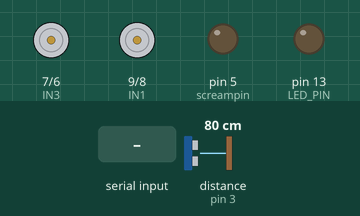
Recording of a sketch running on a simulated Arduino Uno, built with avr-gcc and run on an emulated ATmega328P. Shown: motor-driver pin pairs drawn as motors (green arrow = first pin HIGH = forward, orange = second pin HIGH = backward, longer = more drive), output pins drawn as LEDs (lit = HIGH). Wiring (inferred from the names in the program): ultrasonic range finder: trigger pin 2; echo pin 3. Inputs (shaded band) come from the test bench; at power-on: distance to the obstacle (sensor on pin 3) 80 cm. The echo pulse lasts 58.3 µs per cm; pins used as bus, display or sensor lines are not drawn; what the sketch prints to the serial monitor is not drawn.

Above: at 1.2 s.
1.3 s: "l" received over Serial
At 1.9 s:
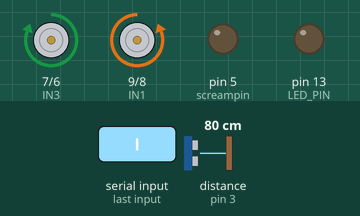
2.8 s: "1" received over Serial
At 3.5 s:
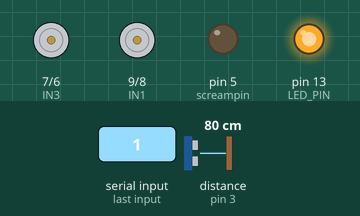
4.3 s: "r" received over Serial
At 5.5 s:
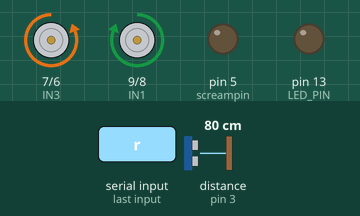
5.8 s: "f" received over Serial
At 6.5 s:
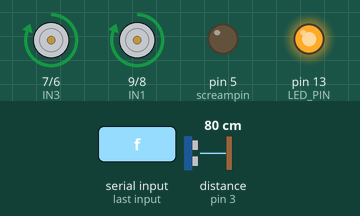
7.3 s: "b" received over Serial
At 8.1 s:
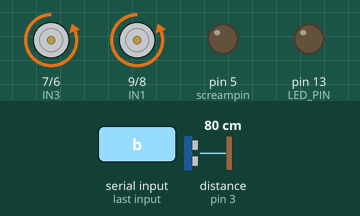
8.8 s: "0" received over Serial
At 9.1 s:
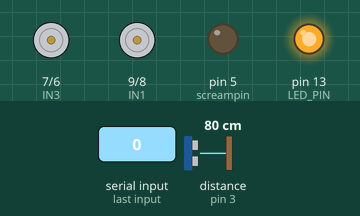
Timing chart, 0 to 11.3 s (numbered marks = the images above; inputs shaded):
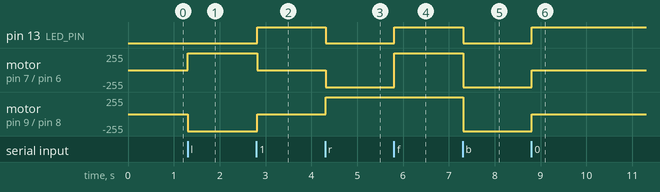

The sketch:

arduino-1561434619.ino
```cpp
int IN1 = 9;       //control pin for first motor
int IN2 = 8;       //control pin for first motor
int IN3 = 7;        //control pin for second motor
int IN4 = 6;        //control pin for second motor

long duration;
int distance;
bool scream = false;
const int trigPin = 2;
const int echoPin = 3;
int maxdist = 50;
int screampin = 5;
bool blinkState=true;
#define LED_PIN 13
void setup() {
  pinMode(IN1, OUTPUT);
  pinMode(IN2, OUTPUT);
  pinMode(IN3, OUTPUT);
  pinMode(IN4, OUTPUT);
  pinMode(trigPin, OUTPUT); // Sets the trigPin as an Output
  pinMode(echoPin, INPUT); // Sets the echoPin as an Input
  pinMode(screampin, OUTPUT); //SCREAMPIN OUT
  analogWrite(screampin,0);
  Serial.begin(400000);
  pinMode(LED_PIN, OUTPUT);
}
int maxtime=30;
unsigned long timeout=50000;
unsigned long timeTook=0;
unsigned long currentMicros=1;
int getdist(){
  currentMicros=micros();

  digitalWrite(trigPin, LOW);
  delayMicroseconds(2);
  digitalWrite(trigPin, HIGH);
  delayMicroseconds(10);
  digitalWrite(trigPin, LOW);
  duration = pulseIn(echoPin, HIGH,50000);
  distance= duration*0.034/2; // in cm
  //Serial.print("Took: ");
  timeTook=micros()-currentMicros;
  //Serial.println(timeTook);
  //Serial.print("Equation: ");
  //Serial.println(timeout-timeTook);
  delayMicroseconds(timeout-timeTook);
  if(distance <= 4){
  return;
  }
  return distance;
}

void track1(int x){
 if(x > 0){
    Serial.println("t1 fw");
    digitalWrite(IN3, HIGH);
    digitalWrite(IN4, LOW);
 }
 else if(x < 0){
    Serial.println("t1 bk");
    digitalWrite(IN3, LOW);
    digitalWrite(IN4, HIGH);
 }
 else{
 Serial.println("t1 st");
 digitalWrite(IN3, LOW);
 digitalWrite(IN4, LOW);
 }
}
void bkld(){
blinkState = !blinkState;
digitalWrite(LED_PIN, blinkState);
}
//Pins 1 and 2
void track2(int x){

 if(x > 0){
    Serial.println("t2 fw");
    digitalWrite(IN1, HIGH);
    digitalWrite(IN2, LOW);
    return;
 }
 else if(x < 0){
    Serial.println("t2 bk");
    digitalWrite(IN1, LOW);
    digitalWrite(IN2, HIGH);
    return;
 }
 else{
 Serial.println("t2 st");
 digitalWrite(IN1, LOW);
 digitalWrite(IN2, LOW);
 return;
 }
}

unsigned long previousMillis = 0;
int indata;
byte byteData;
long interval = 10;
void loop() {
   if (millis() - previousMillis >= interval) {
   distance=getdist();
   Serial.print("dist_");
   if(distance > 278){
    Serial.print(distance);
    Serial.println("+");
   }else{
    Serial.println(distance);
   }
   if (Serial.available() > 0) {
   indata=Serial.read();
   indata;
   if(indata){bkld();}
   byteData=(int)indata;
   Serial.println(indata);
   if(indata == 108){
    track1(1);
    track2(-1);
   }
   else if(indata == 114){
    track1(-1);
    track2(1);
   }
   else if(indata == 102){
    track1(1);
    track2(1);
   }
   else if(indata == 98){
    track1(-1);
    track2(-1);
   }else{
    Serial.print("UN_");
    Serial.println(indata);
    track1(0);
    track2(0);
   }

   previousMillis=millis();
   }

   }
}
```

Measured:
- after the input at 1.3 s, motor on pin 7 (IN3) / pin 6 (IN4): stopped → forward 255/255 at once; motor on pin 9 (IN1) / pin 8 (IN2): stopped → backward 255/255 at once
- after the input at 2.8 s, pin 13 (LED_PIN): LOW → HIGH at once; motor on pin 7 (IN3) / pin 6 (IN4): forward 255/255 → stopped at once; motor on pin 9 (IN1) / pin 8 (IN2): backward 255/255 → stopped at once
- after the input at 4.3 s, pin 13 (LED_PIN): HIGH → LOW at once; motor on pin 7 (IN3) / pin 6 (IN4): stopped → backward 255/255 at once; motor on pin 9 (IN1) / pin 8 (IN2): stopped → forward 255/255 at once
- after the input at 5.8 s, pin 13 (LED_PIN): LOW → HIGH at once; motor on pin 7 (IN3) / pin 6 (IN4): backward 255/255 → forward 255/255 at once
- after the input at 7.3 s, pin 13 (LED_PIN): HIGH → LOW at once; motor on pin 7 (IN3) / pin 6 (IN4), motor on pin 9 (IN1) / pin 8 (IN2): forward 255/255 → backward 255/255 at once
- after the input at 8.8 s, pin 13 (LED_PIN): LOW → HIGH at once; motor on pin 7 (IN3) / pin 6 (IN4), motor on pin 9 (IN1) / pin 8 (IN2): backward 255/255 → stopped at once
